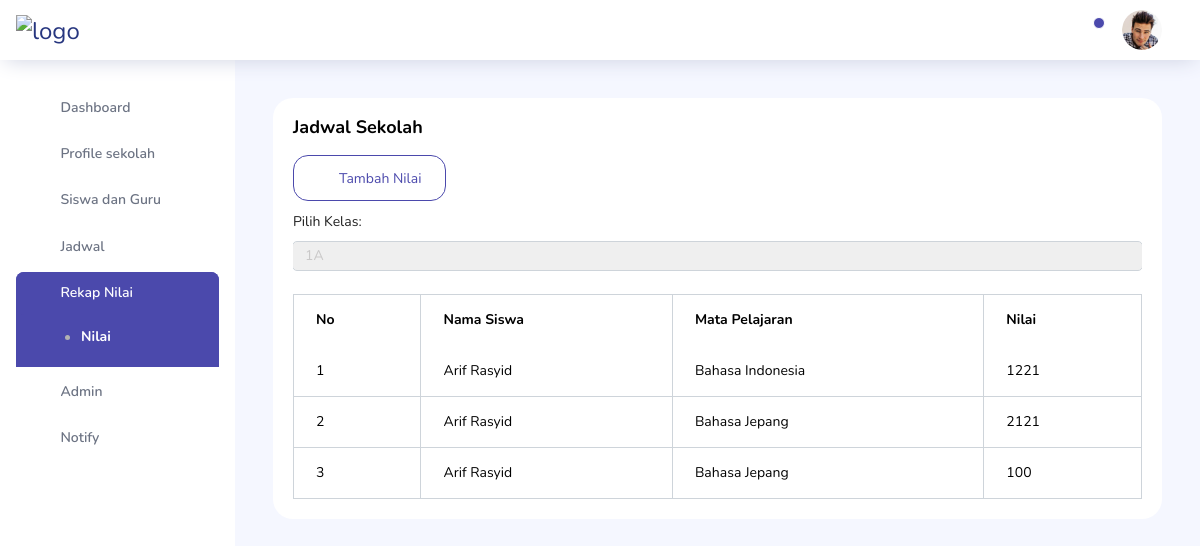
/admin/dist/pages/Nilai/Nilai.php?kelas_id=1 (signed in), run on the app's committed database.
### tables this page shows
CREATE TABLE `rekap_nilai` (
  `id` int(11) NOT NULL,
  `nama_siswa` varchar(100) NOT NULL,
  `kelas_id` int(11) NOT NULL,
  `mata_pelajaran` varchar(100) NOT NULL,
  `nilai` int(11) NOT NULL
);

### admin/dist/pages/Nilai/Nilai.php (the view, shortened to what this page needs)
<?php
include '../../../../koneksi.php';
$kelas_query = "SELECT * FROM kelas";
$kelas_result = $koneksi->query($kelas_query);
$selected_kelas = isset($_GET['kelas_id']) ? $_GET['kelas_id'] : '';
$nilai_result = null;
if ($selected_kelas) {
    $nilai_query = $koneksi->prepare("SELECT rn.nama_siswa, rn.mata_pelajaran, rn.nilai, k.nama_kelas
                                    FROM rekap_nilai rn
                                    JOIN kelas k ON rn.kelas_id = k.id_kelas
                                    WHERE rn.kelas_id = ?");
    $nilai_query->bind_param("i", $selected_kelas);
    $nilai_query->execute();
    $nilai_result = $nilai_query->get_result();
}
?>
<!DOCTYPE html>
<html lang="en">
<head>
    <link rel="stylesheet" href="../../assets/vendors/feather/feather.css">
    <link rel="stylesheet" href="../../assets/vendors/ti-icons/css/themify-icons.css">
    <link rel="stylesheet" href="../../assets/vendors/css/vendor.bundle.base.css">
    <link rel="stylesheet" href="../../assets/vendors/font-awesome/css/font-awesome.min.css">
    <link rel="stylesheet" href="../../assets/vendors/mdi/css/materialdesignicons.min.css">
    <link rel="stylesheet" href="../../assets/css/style.css">
</head>
<body>
    <div class="container-scroller">
        <nav class="navbar col-lg-12 col-12 p-0 fixed-top d-flex flex-row">
            <div class="text-center navbar-brand-wrapper d-flex align-items-center justify-content-start">
                <a class="navbar-brand brand-logo me-5" href="index.html"><img src="../../logo/Sd.png" class="me-5" alt="logo" /></a>
            </div>
            <div class="navbar-menu-wrapper d-flex align-items-center justify-content-end">
                <button class="navbar-toggler navbar-toggler align-self-center" type="button" data-toggle="minimize">
                    <span class="icon-menu"></span>
                </button>
                <ul class="navbar-nav navbar-nav-right">
                    <li class="nav-item dropdown">
                        <a class="nav-link count-indicator dropdown-toggle" id="notificationDropdown" href="#"
                            data-bs-toggle="dropdown">
                            <i class="icon-bell mx-0"></i>
                            <span class="count"></span>
                        </a>
                    </li>
                    <li class="nav-item nav-profile dropdown">
                        <a class="nav-link dropdown-toggle" href="#" data-bs-toggle="dropdown" id="profileDropdown">
                            <img src="../../assets/images/faces/face28.jpg" alt="profile" />
                        </a>
                    </li>
                </ul>
            </div>
        </nav>
        <div class="container-fluid page-body-wrapper">
            <nav class="sidebar sidebar-offcanvas" id="sidebar">
                <ul class="nav">
                    <li class="nav-item">
                        <a class="nav-link" href="../../admin.php">
                            <i class="mdi mdi-home menu-icon"></i>
                            <span class="menu-title">Dashboard</span>
                        </a>
                    </li>
                    <li class="nav-item">
                        <a class="nav-link" data-bs-toggle="collapse" href="#ui-basic" aria-expanded="false"
                            aria-controls="ui-basic">
                            <i class="mdi mdi-account menu-icon"></i>
                            <span class="menu-title">Profile sekolah</span>
                            <i class="menu-arrow"></i>
                        </a>
                    </li>
                    <li class="nav-item">
                        <a class="nav-link" data-bs-toggle="collapse" href="#form-elements" aria-expanded="false"
                            aria-controls="form-elements">
                            <i class="mdi mdi-camera-front-variant menu-icon"></i>
                            <span class="menu-title">Siswa dan Guru</span>
                            <i class="menu-arrow"></i>
                        </a>
                    </li>
                    <li class="nav-item">
                        <a class="nav-link" data-bs-toggle="collapse" href="#charts" aria-expanded="false" aria-controls="charts">
                            <i class="mdi mdi-calendar-text menu-icon"></i>
                            <span class="menu-title ">Jadwal</span>
                            <i class="menu-arrow"></i>
                        </a>
                    </li>
                    <li class="nav-item">
                        <a class="nav-link" data-bs-toggle="collapse" href="#nilai" aria-expanded="false" aria-controls="nilai">
                            <i class="mdi mdi-pencil-lock menu-icon"></i>
                            <span class="menu-title">Rekap Nilai</span>
                            <i class="menu-arrow"></i>
                        </a>
                        <div class="collapse" id="nilai">
                            <ul class="nav flex-column sub-menu">
                                <li class="nav-item"> <a class="nav-link" href="pages/Nilai/Nilai.php">Nilai</a></li>
                            </ul>
                        </div>
                    </li>
                    <li class="nav-item">
                        <a class="nav-link" data-bs-toggle="collapse" href="#tables" aria-expanded="false" aria-controls="tables">
                            <i class="mdi mdi-account-key menu-icon"></i>
                            <span class="menu-title">Admin</span>
                            <i class="menu-arrow"></i>
                        </a>
                    </li>
                    <li class="nav-item">
                        <a class="nav-link" data-bs-toggle="collapse" href="#icons" aria-expanded="false" aria-controls="icons">
                            <i class="mdi mdi-bell menu-icon"></i>
                            <span class="menu-title">Notify</span>
                            <i class="menu-arrow"></i>
                        </a>
                    </li>
                </ul>
            </nav>
            <div class="main-panel">
                <div class="content-wrapper">
                    <div class="row">
                        <div class="col-md-12 grid-margin stretch-card">
                            <div class="card">
                                <div class="card-body">
                                    <h3 class="card-title">Jadwal Sekolah</h3>
                                    <a href="add_nilai.php" class="btn btn-outline-primary btn-icon-text btn-fw" style="margin-bottom: 10px;">
                                        <i class="ti-pencil-alt btn-icon-prepend" style="margin-right: 5px;"></i> Tambah Nilai
                                    </a>
                                    <div class="table-responsive">
                                        <form method="GET" class="mb-4">
                                            <div class="form-group">
                                                <label for="kelas_id">Pilih Kelas:</label>
                                                <select name="kelas_id" id="kelas_id" class="form-control" onchange="this.form.submit()">
                                                    <?php while ($kelas = $kelas_result->fetch_assoc()): ?>
                                                        <option value="<?= $kelas['id_kelas']; ?>" <?= ($selected_kelas == $kelas['id_kelas']) ? 'selected' : ''; ?>>
                                                            <?= htmlspecialchars($kelas['nama_kelas']); ?>
                                                        </option>
                                                    <?php endwhile; ?>
                                                </select>
                                            </div>
                                        </form>
                                        <?php if ($selected_kelas && $nilai_result && $nilai_result->num_rows > 0): ?>
                                            <table class="table table-bordered">
                                                <thead>
                                                    <tr>
                                                        <th>No</th>
                                                        <th>Nama Siswa</th>
                                                        <th>Mata Pelajaran</th>
                                                        <th>Nilai</th>
                                                    </tr>
                                                </thead>
                                                <tbody>
                                                    <?php $no = 1;
                                                    while ($row = $nilai_result->fetch_assoc()): ?>
                                                        <tr>
                                                            <td><?= $no++; ?></td>
                                                            <td><?= htmlspecialchars($row['nama_siswa'], ENT_QUOTES, 'UTF-8'); ?></td>
                                                            <td><?= htmlspecialchars($row['mata_pelajaran'], ENT_QUOTES, 'UTF-8'); ?></td>
                                                            <td><?= htmlspecialchars($row['nilai'], ENT_QUOTES, 'UTF-8'); ?></td>
                                                        </tr>
                                                    <?php endwhile; ?>
                                                </tbody>
                                            </table>
                                        <?php elseif ($selected_kelas): ?>
                                            <div class="alert alert-warning">Tidak ada data nilai untuk kelas ini.</div>
                                        <?php endif; ?>
                                    </div>
                                </div>
                            </div>
                        </div>
                    </div>
                </div>
            </div>
        </div>
</body>
</html>

### data on the page
rekap_nilai: nama_siswa "Arif Rasyid", mata_pelajaran "Bahasa Indonesia", nilai "1221"
rekap_nilai: nama_siswa "Arif Rasyid", mata_pelajaran "Bahasa Jepang", nilai "2121"
rekap_nilai: nama_siswa "Arif Rasyid", mata_pelajaran "Bahasa Jepang", nilai "100"

### other printed values
form field kelas_id "1A"
